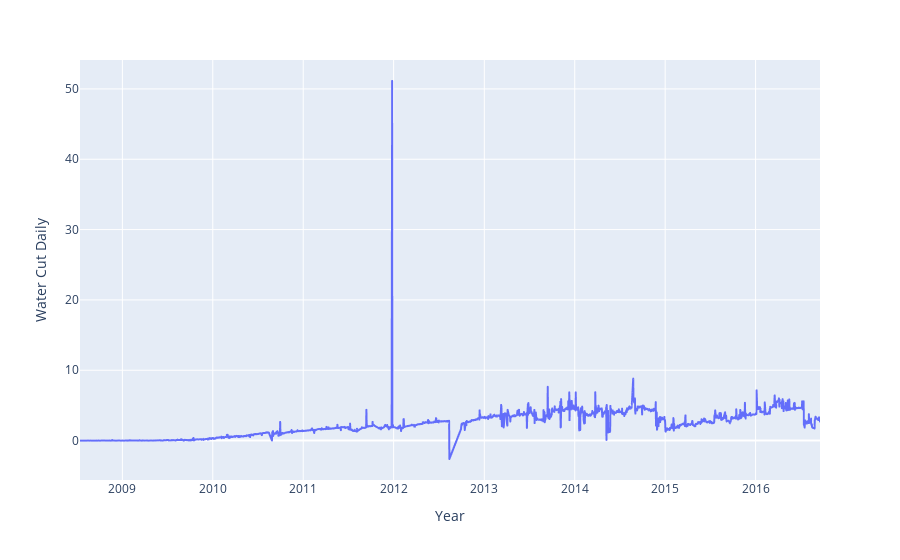

The cell this chart's notebook holds for it:
### Code cell
fig_wc = px.line(
                pt_cum_wc_gor_date,
                x='DATEPRD',
                y='WATER_CUT_DAILY',
                # color='WELL_BORE_CODE',
                labels={
                    "WATER_CUT_DAILY":"Water Cut Daily",
                    "DATEPRD": "Year",
                    # "WELL_BORE_CODE": "Wells"
                }
            )
fig_wc.show()

### Figure 1 — Plotly figure (JSON) as saved in the notebook; plotly's stock layout.template omitted (floating-point values rounded to 4 significant figures; data arrays with more than 128 entries replaced by an {"elided": "..."} marker saying what was removed)
{"data": [{"hovertemplate": "Year=%{x}<br>Water Cut Daily=%{y}<extra></extra>", "legendgroup": "", "line": {"color": "#636efa", "dash": "solid"}, "marker": {"symbol": "circle"}, "mode": "lines", "name": "", "showlegend": false, "type": "scattergl", "x": {"elided": "2814 str values"}, "xaxis": "x", "y": {"elided": "2814 float values"}, "yaxis": "y"}], "layout": {"legend": {"tracegroupgap": 0}, "margin": {"t": 60}, "xaxis": {"anchor": "y", "domain": [0, 1], "title": {"text": "Year"}}, "yaxis": {"anchor": "x", "domain": [0, 1], "title": {"text": "Water Cut Daily"}}}}
